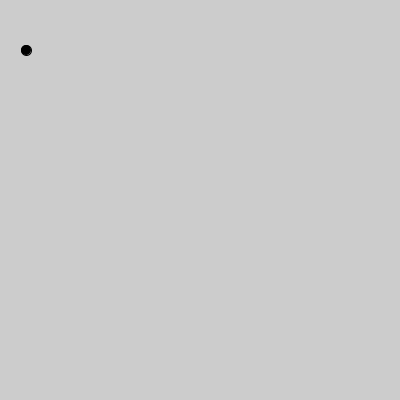
Frame 1 (no input)
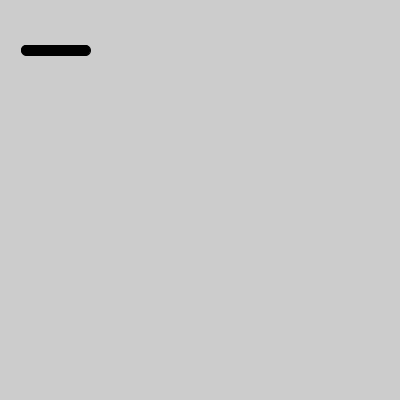
Frame 60 (the mouse pressed at the canvas centre just before this capture)
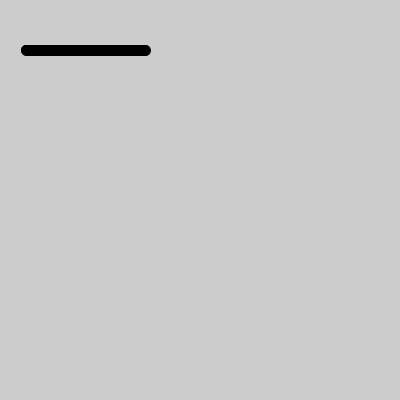
Frame 120 (the mouse held since frame 60 and released just before this capture)

The Processing sketch that drew these frames (run headless with seeded random() and noise(); from frame 60 on, the mouse is pressed at the canvas centre):

// Processing sketch: question_1
// ── question_1.pde
// variables

int startingPosition = width/4;

// setup
void setup() {
    size(400, 400);
    background(204);
}

// draws

void draw() {
    circle();
}

void circle() {
    startingPosition = startingPosition + 1;
    fill(0);
    circle(startingPosition, height/8, 10);
}
